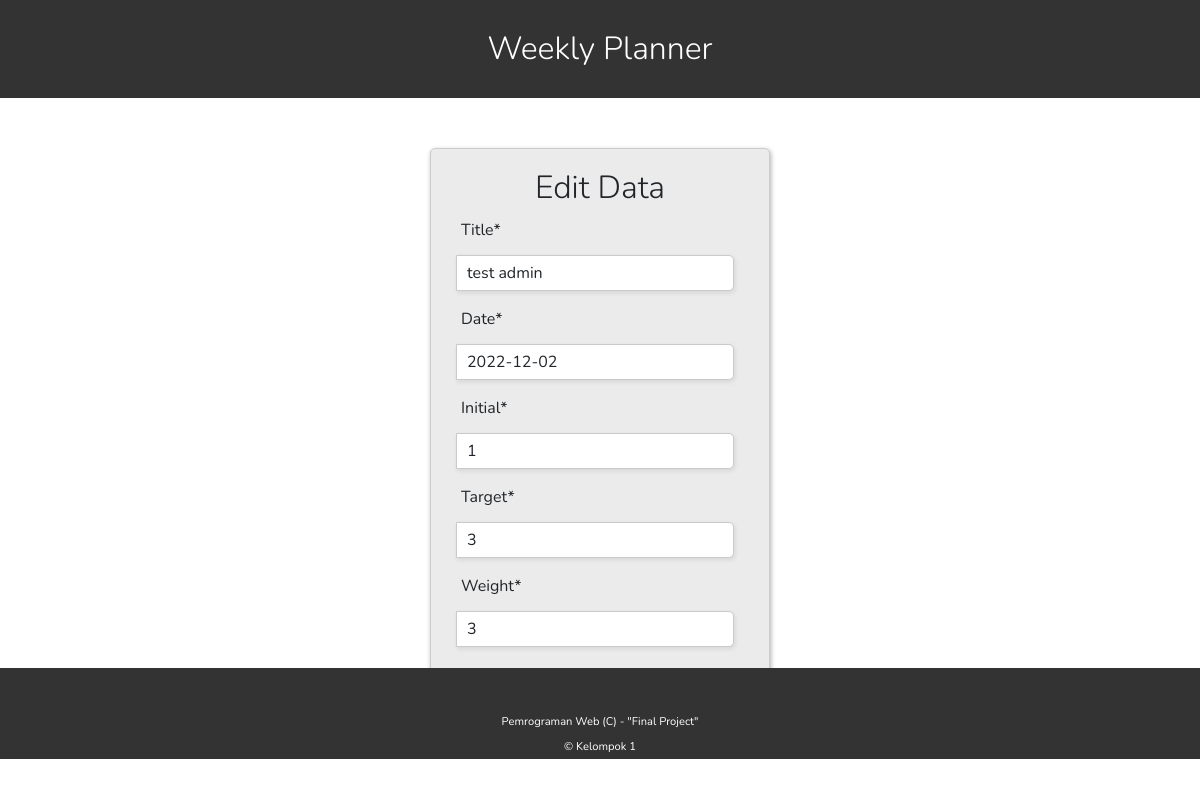
Page /update/1 (signed in) on the committed database.
### task/models.py (models this page shows)
class Task(models.Model):
    user = models.ForeignKey(User, on_delete=models.CASCADE, null=True)
    date = models.DateField()
    title = models.CharField(max_length=255)
    initial = models.IntegerField(default=0)
    target = models.IntegerField(default=1)
    weight = models.IntegerField(default=1)

### task/views.py (the view)
# urls.py: path('update/<int:pk>', login_required(UpdateWeeklyTask.as_view()), name='update'),
class UpdateWeeklyTask(UpdateView):
    model = Task
    form_class = TaskForm
    template_name = 'form_edit.html'
    success_url = reverse_lazy('task:list')

### task/form.py
class TaskForm(forms.ModelForm):
    title = forms.CharField(widget=forms.TextInput(attrs={'placeholder': 'Name', 'style': 'width: 100%; margin-top:5px', 'class': 'form-control'}))
    date = forms.DateField(widget=forms.TextInput(attrs={'placeholder': 'Name', 'style': 'width: 100%; margin-top:5px', 'class': 'form-control'}))
    initial = forms.IntegerField(widget=forms.TextInput(attrs={'placeholder': 'Name', 'style': 'width: 100%; margin-top:5px', 'class': 'form-control'}))
    target = forms.IntegerField(widget=forms.TextInput(attrs={'placeholder': 'Name', 'style': 'width: 100%; margin-top:5px', 'class': 'form-control'}))
    weight = forms.IntegerField(widget=forms.TextInput(attrs={'placeholder': 'Name', 'style': 'width: 100%; margin-top:5px', 'class': 'form-control'}))
    class Meta:
        model = Task
        fields = ['title', 'date', 'initial', 'target', 'weight']

### templates/form_edit.html (shortened to what this page needs)
{% extends 'BASE.html' %}
{% block content %}
{% load crispy_forms_tags %}
<div class="container">
    <div class="main-block">
        <h1>Edit Data</h1>
        <form method="post" enctype="multipart/form-data">{% csrf_token %}
            <div class="row">
                {{ form.title |as_crispy_field}}
            </div>
            <div class="row">
                {{ form.date |as_crispy_field}}
            </div>
            <div class="row">
                {{ form.initial |as_crispy_field}}
            </div>
            <div class="row">
                {{ form.target |as_crispy_field}}
            </div>
            <div class="row">
                {{ form.weight |as_crispy_field}}
            </div>
            <div class="btn-block">
                <button type="submit" href="/">Submit</button>
            </div>
        </form>
    </div>
</div>
{% endblock %}

### templates/BASE.html (style rules this page uses)
body { font-family: 'Nunito', sans-serif; }

### templates/form_edit.html (style rules this page uses)
body, div, h1, form, input, p { padding: 0; margin: 0; outline: none; }
h1 { padding: 10px 0; font-size: 32px; font-weight: 300; text-align: center; }
.main-block { max-width: 340px; min-height: 460px; padding: 10px 0; margin: auto; border-radius: 5px; border: solid 1px #ccc; box-shadow: 1px 2px 5px rgba(0, 0, 0, .31); background: #ebebeb; }
form { margin: 0 30px; }
input[type=text], input[type=password] { width: calc(100% - 57px); height: 36px; margin: 13px 0 0 -5px; padding-left: 10px; border-radius: 0 5px 5px 0; border: solid 1px #cbc9c9; box-shadow: 1px 2px 5px rgba(0, 0, 0, .09); background: #fff; }
.btn-block { margin-top: 10px; text-align: center; }
button { width: 100%; padding: 10px 0; margin: 10px auto; border-radius: 5px; border: none; background: #333; font-size: 14px; font-weight: 600; color: #fff; }
.container { height: 520px; }
.main-block { margin-top: 50px; }

### rows in the picture
Task: title "test admin", date "2022-12-02", initial "1", target "3", weight "3"
